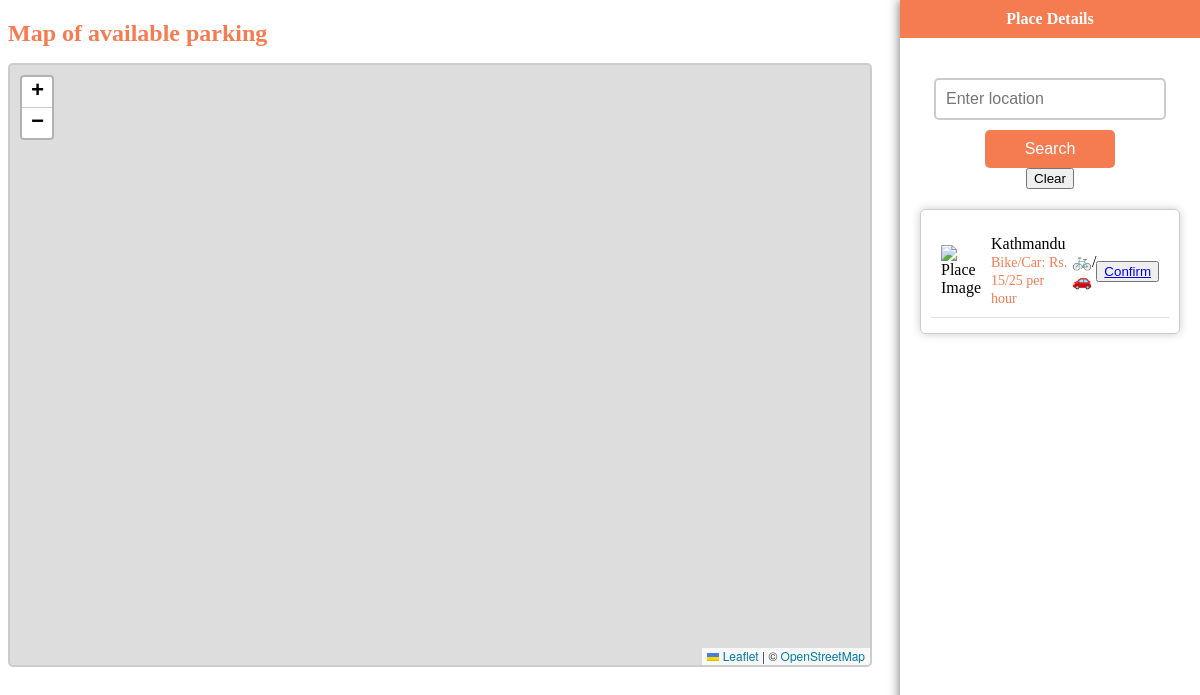
Before: /parking/6 with the older database file.
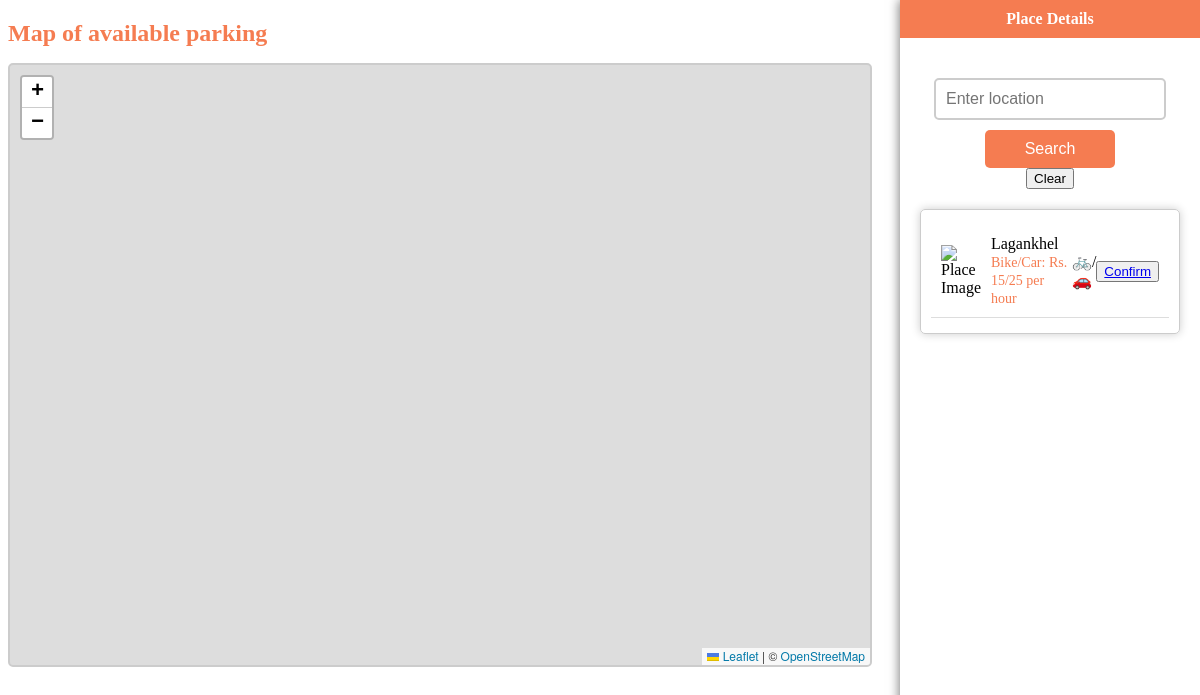
After: the same page with the newer database file.
### open_park/models.py (models this page shows, shortened)
class Parking(models.Model):
    code = models.CharField(max_length=255, null=True, blank=True)
    owner= models.ForeignKey(User, on_delete=models.CASCADE, null=True, blank=True)
    name = models.CharField(max_length=255, null=True, blank=True, default="Parking")
    address = models.CharField(max_length=255, null=True, blank=True, default="Kathmandu")
    car_slot = models.IntegerField(null=True, blank=True)
    bike_slot = models.IntegerField(null=True, blank=True)
    car_charge = models.IntegerField(null=True, blank=True)
    bike_charge = models.IntegerField(null=True, blank=True)
    opening_time = models.TimeField(null=True, blank=True)
    close_time = models.TimeField(null=True, blank=True)
    full_time = models.BooleanField(null=True, blank=True, default=False)
    parking_type = models.CharField(max_length=255, null=True, blank=True)
    latitude = models.FloatField(null=True, blank=True)
    longitude = models.FloatField(null=True, blank=True)
    image = models.ImageField(upload_to=upload_parking_picture, null=True, blank=True)
    status = models.BooleanField(default=False, blank=True, null=True)

### customer/views.py (the view)
# urls.py: path('parking/<int:pk>', views.my_parking, name="my_parkings"),
def my_parking(request, pk):
    parkings = Parking.objects.get(id=pk)
    context = {
        'parkings': parkings
    }
    return render(request, 'customer/my_map.html', context)

### customer/templates/customer/my_map.html (shortened to what this page needs)
<!DOCTYPE html>
<html lang="en">
<head>
    <link rel="stylesheet" href="https://unpkg.com/leaflet@1.9.4/dist/leaflet.css"
/>
</head>
<body>
  <h1>Map of available parking</h1>
  <link rel="stylesheet" href="https://cdn.jsdelivr.net/npm/leaflet-routing-machine/dist/leaflet-routing-machine.css">
    <div class="container">
        <div id="map"></div>
        <div class="panel" id="infoPanel">
            <div class="panel-header">Place Details</div>
            <div class="panel-content" id="infoContent">
                <div class="search-container">
                    <input type="text" id="searchInput" placeholder="Enter location">
                    <button id="searchButton">Search</button>
                    <button id="clearButton">Clear</button>
                </div>
                <div id="nearbyPlacesList">
                    <div class="nearby-place">
                        <img src="{{parkings.image}}" alt="Place Image" class="place-image">
                        <div class="place-details">
                            <span class="place-name">{{parkings.address}}</span>
                            <span class="price">Bike/Car: Rs. {{parkings.bike_charge}}/{{parkings.car_charge}} per hour</span>
                        </div>
                        <span class="icon icon-bike-car">🚲/🚗</span>
                        <button type="button"><a href="{% url 'confirm_ticket' parkings.id %}">Confirm</a></button>
                    </div>
                </div>
            </div>
        </div>
    </div>
</body>
</html>

Changed rows visible on the page:
changed Parking: address "Kathmandu" → "Lagankhel"
